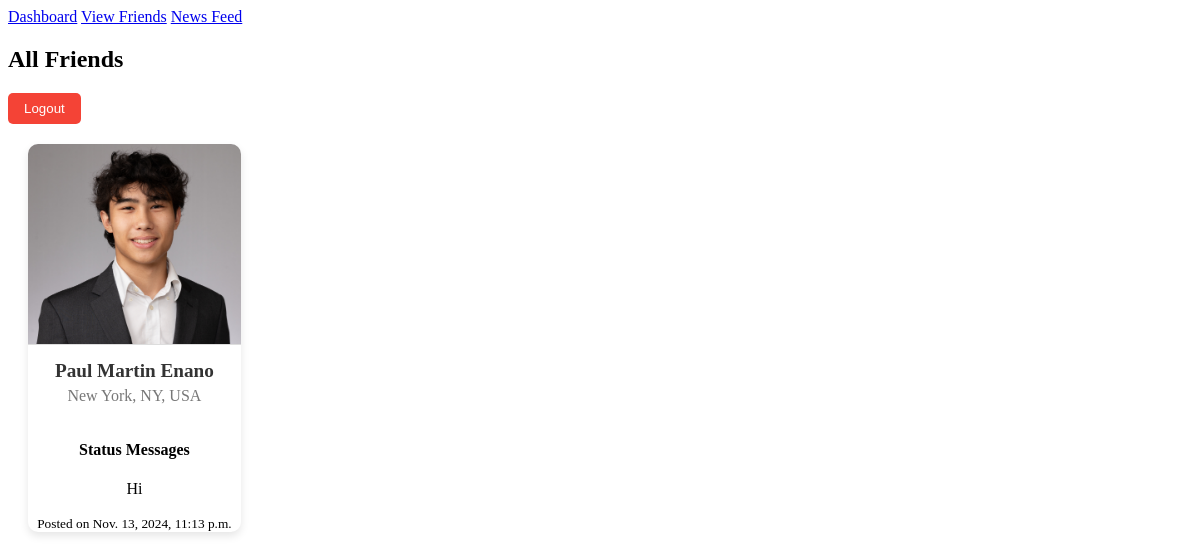
The page /all_friends/ (signed in) on the database its author committed.
### tide/models.py (models this page shows, shortened)
class Profile(models.Model):
    user = models.OneToOneField(User, on_delete=models.CASCADE)  # Each user has one profile
    fname = models.CharField(max_length=100)
    lname = models.CharField(max_length=100)
    city = models.CharField(max_length=100)
    email = models.EmailField()
    image = models.ImageField(upload_to='profile_images/', blank=True, null=True)
    bio = models.TextField(default="This is where you can add a bio or description about the user.", blank=True)
    def get_friends(self):
        friends = Friend.objects.filter(models.Q(profile1=self) | models.Q(profile2=self))
        return [f.profile2 if f.profile1 == self else f.profile1 for f in friends]
    def get_status_messages(self):
        return StatusMessage.objects.filter(profile=self).order_by('-timestamp')

class StatusMessage(models.Model):
    timestamp = models.DateTimeField(auto_now_add=True)
    message = models.TextField()
    profile = models.ForeignKey('Profile', on_delete=models.CASCADE, related_name='status_messages')
    surf_session = models.OneToOneField(SurfSession, on_delete=models.SET_NULL, null=True, blank=True)

### tide/views.py (the view)
# urls.py: path('all_friends/', views.AllFriendsView.as_view(), name='all_friends'),
class AllFriendsView(LoginRequiredMixin, View):
    def get(self, request):
        profile = request.user.profile
        friends = profile.get_friends()
        return render(request, 'tide/all_friends.html', {'profile': profile, 'friends': friends})

### tide/templates/tide/all_friends.html (shortened to what this page needs)
{% extends 'tide/base.html' %}
{% block content %}
    <h2>All Friends</h2>
    {% if request.user.is_authenticated %}
        <form action="{% url 'logout' %}" method="post">
            <button type="submit">Logout</button>
        </form>
    {% endif %}
    <div class="profile-grid">
        {% for friend in profile.get_friends %}
            <div class="profile-card">
                <a href="{% url 'show_profile' friend.pk %}">
                    {% if friend.image %}
                        <img src="{{ friend.image.url }}" class="profile-image" alt="{{ friend.fname }} {{ friend.lname }}">
                    {% else %}
                        <img src="https://picsum.photos/200/300" class="profile-image" alt="Default Profile Image">
                    {% endif %}
                </a>
                <div class="profile-info">
                    <div class="profile-name">{{ friend.fname }} {{ friend.lname }}</div>
                    <div class="profile-city">{{ friend.city }}</div>
                </div>
                <div class="status-messages">
                    <h4>Status Messages</h4>
                    {% with friend.get_status_messages|slice:":1" as latest_status %}
                        <div class="status-message">
                            <p>{{ latest_status.0.message }}</p>
                            <small>Posted on {{ latest_status.0.timestamp }}</small>
                        </div>
                    {% endwith %}
                </div>
            </div>
        {% endfor %}
    </div>
{% endblock %}

### tide/static/tide/tidestyles.css (style rules this page uses)
.profile-grid { display: grid; grid-template-columns: repeat(auto-fill, minmax(200px, 1fr)); gap: 20px; padding: 20px; justify-items: center; }
.profile-card { background-color: #ffffff; border-radius: 10px; box-shadow: 0 4px 8px rgba(0, 0, 0, 0.1); overflow: hidden; text-align: center; width: 100%; max-width: 250px; transition: transform 0.3s ease, box-shadow 0.3s ease; }
.profile-image { width: 100%; height: 200px; object-fit: cover; border-bottom: 1px solid #ddd; display: block; }
.profile-info { padding: 15px; }
.profile-name { font-size: 1.2em; font-weight: bold; color: #333; margin-bottom: 5px; }
.profile-city { font-size: 1em; color: #777; }
button[type="submit"] { background-color: #f44336; color: white; padding: 8px 16px; border: none; border-radius: 5px; cursor: pointer; transition: background-color 0.3s; }
.profile-info { margin-bottom: 20px; }

### rows shown on the page
Profile: image (picture), fname "Paul Martin", lname "Enano", city "New York, NY, USA"
StatusMessage: message "Hi", timestamp "Nov. 13, 2024, 11:13 p.m."
